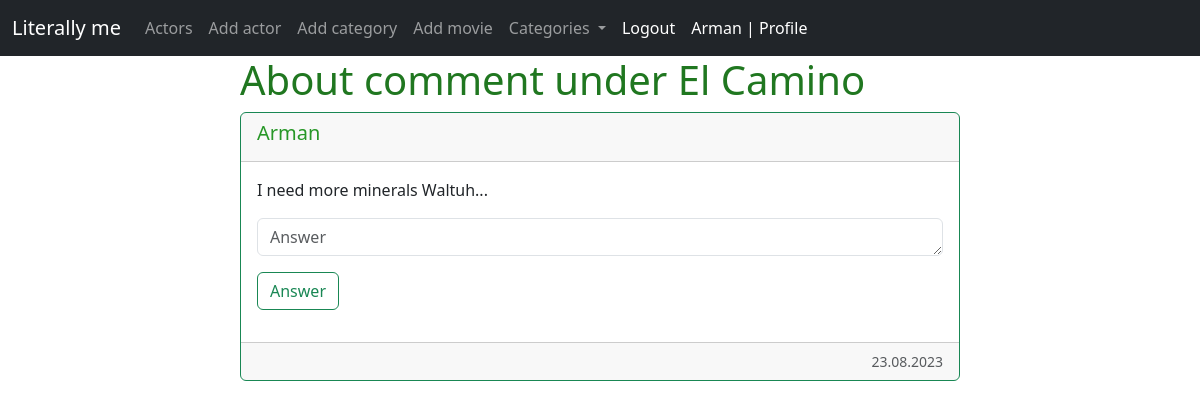
Before: /movie/el-camino/comment/12/about/ (signed in) with the older database file.
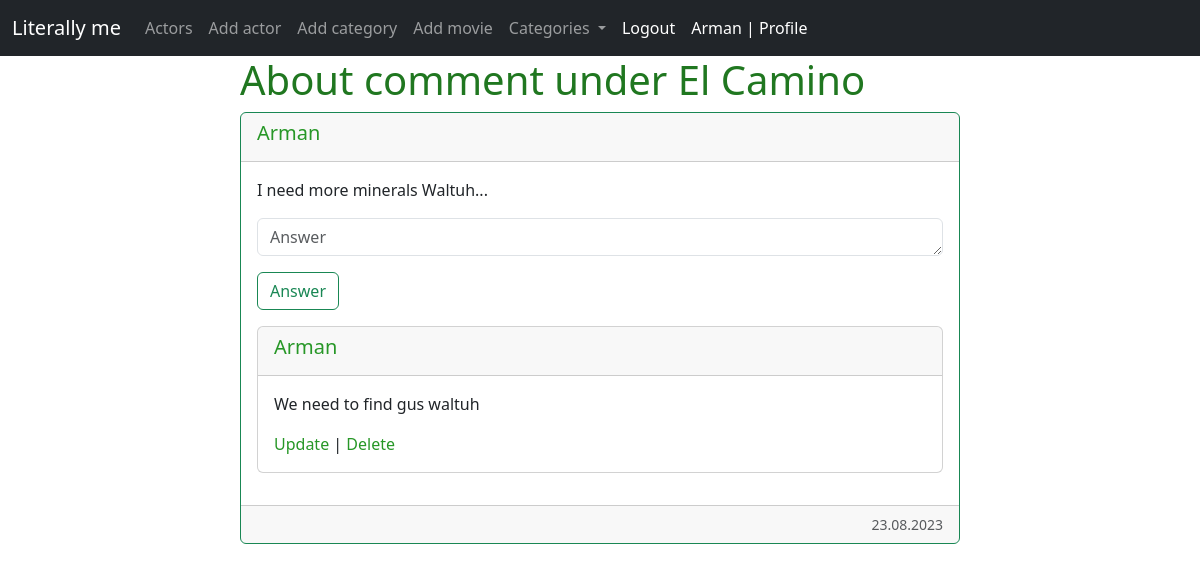
After: the same page with the newer database file.
### mainapp/models.py (models this page shows, shortened)
class Comment(models.Model):
    movie = models.ForeignKey(Movie, on_delete=models.CASCADE, related_name='comments')
    author = models.ForeignKey(User, on_delete=models.CASCADE, related_name='comments')
    text = models.TextField()
    create_time = models.DateTimeField(auto_now_add=True)

class CommentAnswer(models.Model):
    parent_comment = models.ForeignKey(Comment, on_delete=models.CASCADE, related_name='comment_answers')
    author = models.ForeignKey(User, on_delete=models.CASCADE, related_name='comment_answers')
    text = models.TextField()
    create_time = models.DateTimeField(auto_now_add=True)
    def get_absolute_url_for_update(self):
        return reverse('update_comment_answer', kwargs={'comment_answer_id': self.pk})
    def get_absolute_url_for_delete(self):
        return reverse('delete_comment_answer', kwargs={'comment_answer_id': self.pk})

### mainapp/views.py (the view, shortened to what this page needs)
# urls.py: path('movie/<slug:movie_slug>/comment/<int:comment_id>/about/', AboutCommentView.as_view(), name='about_comment'),
class AboutCommentView(LoginRequiredMixin, DataMixin, DetailView):
    model = Comment
    template_name = 'mainapp/comment/about_comment.html'
    pk_url_kwarg = 'comment_id'
    slug_url_kwarg = 'movie_slug'
    success_url = reverse_lazy('home')
    login_url = reverse_lazy('home')
    def get_context_data(self, **kwargs):
        context = super().get_context_data(**kwargs)
        mixin_context = self.get_user_context(form=CommentAnswerForm(), comment=self.get_object(),
                                              title=f'About comment under {self.get_object().movie.title}',
                                              comment_answers=self.get_object().comment_answers.all().select_related('author').order_by('-create_time'))
        return dict(list(context.items()) + list(mixin_context.items()))

### mainapp/forms.py
class CommentAnswerForm(forms.ModelForm):
    class Meta:
        model = CommentAnswer
        fields = ['text']
        widgets = {
            'text': forms.Textarea(attrs=comment_answer_attrs)
        }

### mainapp/models.py (called while the page is built)
    def get_absolute_url(self):
        return reverse('category', kwargs={'category_slug': self.slug})

### mainapp/utils.py (called while the page is built)
    @classmethod
    def get_categories(cls):
        return Category.objects.annotate(movies_count=Count('movies'))  # creating new column called movies_count

    def get_user_context(self, **kwargs):
        categories = self.get_categories()
        user_menu = menu.copy()
        if not self.request.user.is_authenticated or not self.request.user.is_superuser:
            user_menu = [user_menu[0]]
        context = kwargs
        context['menu'] = user_menu
        context['categories'] = categories
        return context

### mainapp/templates/mainapp/comment/about_comment.html (shortened to what this page needs)
{% extends 'mainapp/base.html' %}
{% block content %}
    <h1 class="movie-bold">{{ title }}</h1>
    <div class="card border-success mb-3">
        <div class="card-header">
            <h5 class="card-title"><a class="movie-link" href="{% url 'profile_page' comment.author.username %}">{{ comment.author }}</a></h5>
        </div>
        <div class="card-body">
            <p class="card-text">{{ comment.text }}</p>
            <form method="post">
                <div class="mb-3">
                    {{ form.text }}
                </div>
                <button type="submit" class="btn btn-outline-success">Answer</button>
            </form>
            {% if comment_answers %}
                {% for com_answ in comment_answers %}
                    <div class="card mb-3">
                        <div class="card-header">
                            <h5 class="card-title"><a class="movie-link" href="{% url 'profile_page' comment.author.username %}">{{ com_answ.author }}</a></h5>
                        </div>
                        <div class="card-body">
                            <p class="card-text">{{ com_answ.text }}</p>
                            {% if user.is_authenticated and user == com_answ.author %}
                                <p class="card-text">
                                    <a class="movie-link" href="{{ com_answ.get_absolute_url_for_update }}">Update</a> |
                                    <a class="movie-link" href="{{ com_answ.get_absolute_url_for_delete }}">Delete</a>
                                </p>
                            {% endif %}
                        </div>
                    </div>
                {% endfor %}
            {% endif %}
        </div>
        <div class="card-footer text-end">
            <small class="text-body-secondary">{{ comment.create_time|date:"d.m.Y" }}</small>
        </div>
    </div>
{% endblock %}

### mainapp/templates/mainapp/base.html (shortened to what this page needs)
{% load static %}
<html lang="en">
    <head>
        <link href="https://cdn.jsdelivr.net/npm/bootstrap@5.3.1/dist/css/bootstrap.min.css" rel="stylesheet">
        <link rel="stylesheet" href="{% static 'mainapp/css/style.css' %}">
    </head>
    <body>
        <header>
            <nav class="navbar navbar-expand-lg navbar-dark bg-dark">
                <div class="container-fluid">
                        <div class="collapse navbar-collapse" id="navbarTogglerDemo01">
                            <a class="navbar-brand" href="{% url 'home' %}">Literally me</a>
                            <ul class="navbar-nav me-auto mb-2 mb-lg-0">
                                {% for item in menu %}
                                    <li class="nav-item">
                                        <a class="nav-link" aria-current="page" href="{% url item.url_name %}">{{ item.title }}</a>
                                    </li>
                                {% endfor %}
                                {% if categories %}
                                    <li class="nav-item dropdown">
                                    <a class="nav-link dropdown-toggle" href="#" role="button" data-bs-toggle="dropdown" aria-expanded="false">
                                        Categories
                                    </a>
                                {% endif %}
                                </li>
                                {% if request.user.is_authenticated %}
                                    <li class="nav-item">
                                        <a class="nav-link active" aria-current="page" href="{% url 'logout' %}">Logout</a>
                                    </li>
                                    <li class="nav-item">
                                        <a class="nav-link active" aria-current="page" href="{% url 'profile_page' request.user.username %}">{{ request.user.username }} | Profile</a>
                                    </li>
                                {% endif %}
                            </ul>
                    </div>
                </div>
            </nav>
        </header>
        <main>
            <div class="content">
                {% block content %}
                {% endblock %}
            </div>
        </main>
    </body>
</html>

### mainapp/static/mainapp/css/style.css (style rules this page uses)
.content { max-width: 60%; margin: 0 auto; }
.movie-link { text-decoration: none; color: rgb(39, 151, 39); }
.movie-bold { color: rgb(32, 119, 32); }

Changed rows visible on the page:
added CommentAnswer: author "Arman", text "We need to find gus waltuh"
